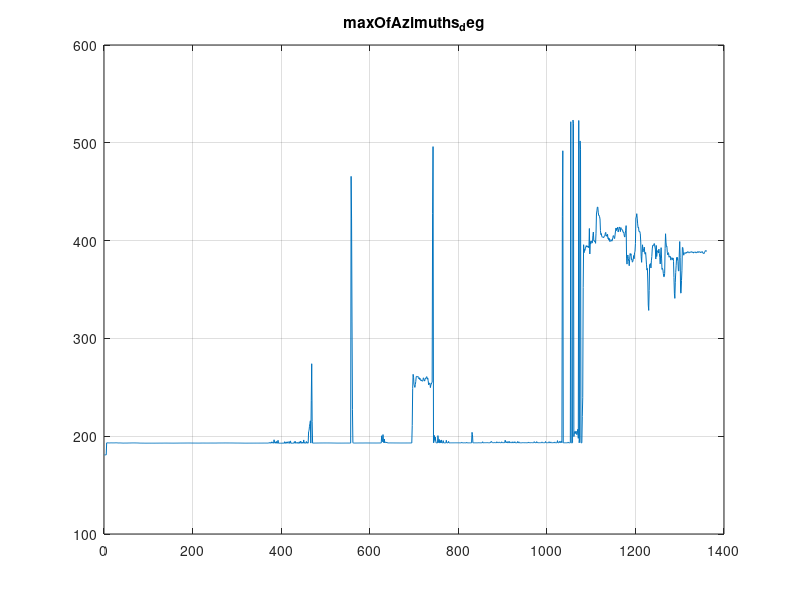
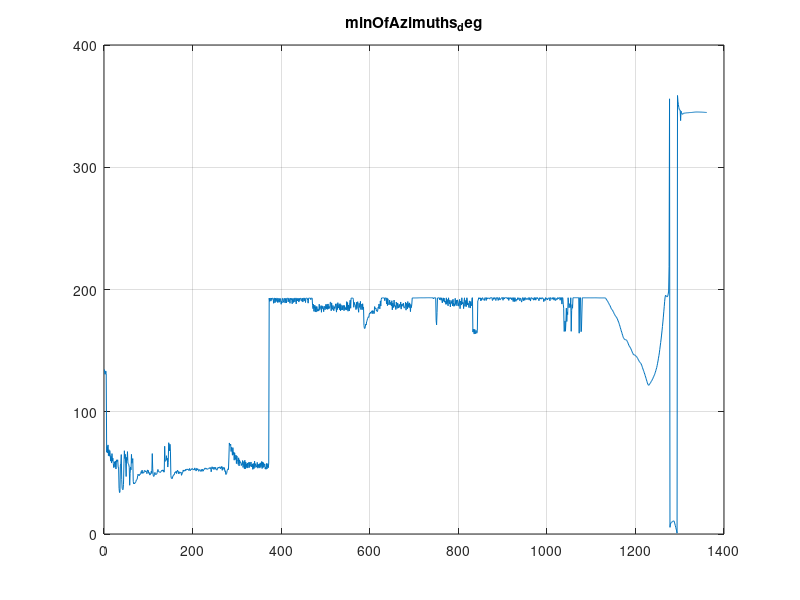
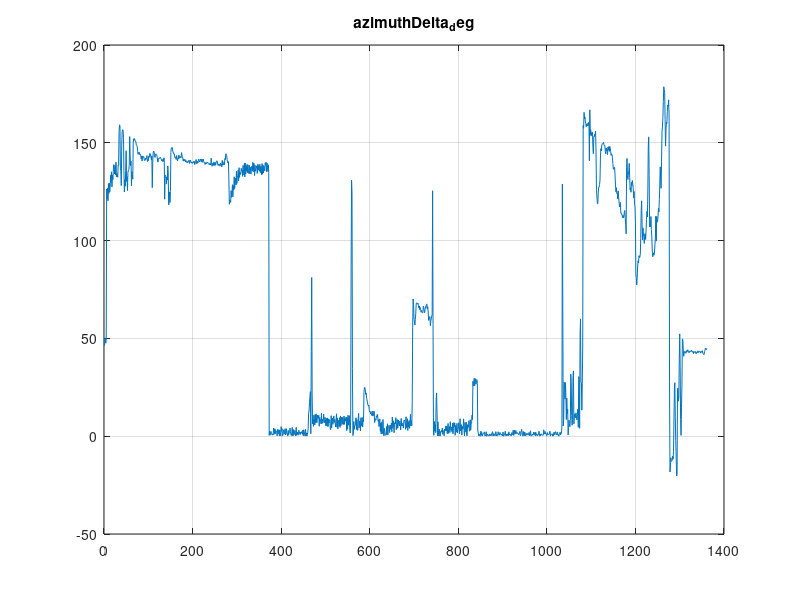
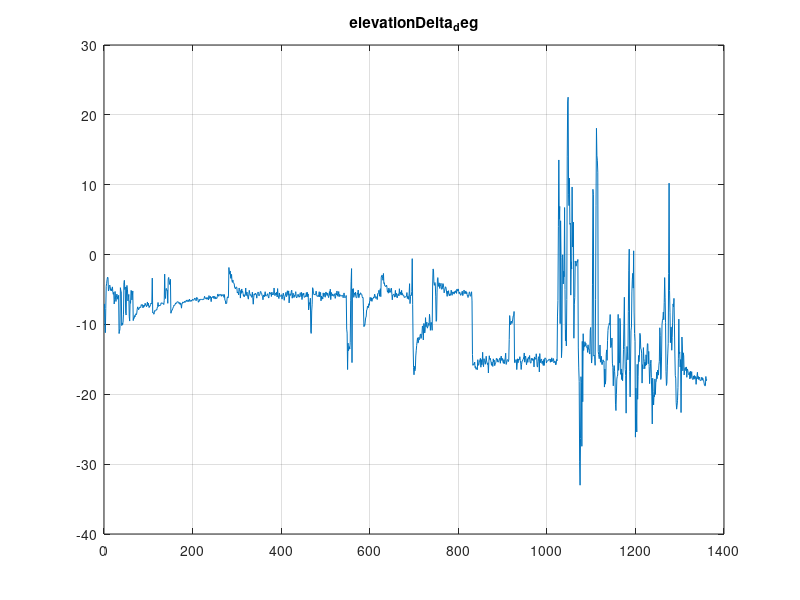

These charts were generated, in order, by the following MATLAB code:
% FILE: plotter.m

% PURPOSE: Built to be a generic plotting script used to post-process DogFighter logs to evaluate the pointing performance to each unit.  (huh huh...<Tevin voice> "unit")

% CALLS: lla2ecef.m and ecef2neu.m are the only non-standard funcitons

% TO DO:
% [ ] see the nasty-gram below about making a new directory in the repo and adding that to Octave's path
% [ ] add a +/- line to the tSA based on the deadband tolerance; shoud be done like it is in the code--magnitudes of deltas, and not just +/- yaw & +/- pitch, becuase the height difference  between the DFs would confuse the kill calc'd online and offline.
% [ ] make a sub-plot with the NEU data in the top and a yaw/yawWithMagCal/tsA time history in the bottom.  include a vertical line in the bottom plot that moves to indicate time progression
% [ ] so far i've started with all the data for NEU and indicated when we have a DLC = 1.  Start from the opposite direction: start with DLC = 1 data and only plot the NEU data for those moments.
% [ ] right now the header is hard-coded.  add step that reads in the header and sets the column data equal to the headers that are in the data file.
% =================================================================================================================================================================================================

% copy/paste into Octave to change the working directory.
%chdir "C:\\Users\\jeff\\Documents\\DogFighterRepo\\trunk\\Test Data - Ground Testing\\20120930 Water Tower to NorthBay";

%clear all;
close all;

%in order to read the header fields into seperate cell entries, i think we'll have to loop thru the header, starting off at the returned position from the last loop.
% [data, position, error] = fscanf(...)
%fid = fopen("DF001 End of Eyrie.txt", 'r');
%header = fscanf(fid, '%s', [1, 16]);
%fclose(fid);

%i just hard coded it to keep moving
header = {'GPSTime_csec'; 'Lat_e7'; 'Lon_e7'; 'Alt_cm'; 'PDOP_e2'; 'tSA_rad'; 'Yaw_mrad'; 'yawWithMagCal_mrad'; 'tSE_rad'; 'Pitch_mrad'; 'Distance_m'; 'EnemyLat_e7'; 'EnemyLon_e7'; 'EnemyAlt_cm'; 'EnemyPDOP_e2'; 'DLC'; 'MagCalCounter'};
%1  = GPSTime_csec
%2  = Lat_e7
%3  = Lon_e7
%4  = Alt_cm
%5  = PDOP_e2
%6  = tSA_rad
%7  = Yaw_mrad
%8  = yawWithMagCal_mrad
%9  = tSE_rad
%10 = Pitch_mrad
%11 = Distance_m
%12 = EnemyLat_e7
%13 = EnemyLon_e7
%14 = EnemyAlt_cm
%15 = EnemyPDOP_e2
%16 = DLC
%17 = MagCalCounter

%don't bother loading the file, if the workspace is already populated (at least with GPSTime_csec).
if ~exist('GPSTime_csec', 'var')
	data = dlmread("20120930 - DF001 at WaterTower.txt", "\t", 1, 0); %zero-indexed so don't read the header
end
	

%find all the zero-time entries for GPS time and get rid of them
nonZeroGpsTimes = find(data(:,1));
data = data(nonZeroGpsTimes,:);

%find all the remaining data points that are reporting the Puli Township in Nantou County, Taiwan. 
nonCrapGpsSoluntions = find(data(:,2) ~= 240000000);
data = data(nonCrapGpsSoluntions, :);

GPSTime_csec         = data(:,1);
Lat_e7               = data(:,2);
Lon_e7               = data(:,3);
Alt_cm               = data(:,4);
PDOP_e2              = data(:,5);
tSA_rad              = data(:,6);
Yaw_mrad             = data(:,7);
yawWithMagCal_mrad   = data(:,8);
tSE_rad              = data(:,9);
Pitch_mrad           = data(:,10);
Distance_m           = data(:,11);
EnemyLat_e7          = data(:,12);
EnemyLon_e7          = data(:,13);
EnemyAlt_cm          = data(:,14);
EnemyPDOP_e2         = data(:,15);
DLC                  = data(:,16);
MagCalCounter        = data(:,17);
time_sec             = (GPSTime_csec - GPSTime_csec(1))/100;
dayOfWeekZulu        = 1; %testing conducted sunday at 2200L, so monday 0500Z, or the second day of the gps week which is zero-indexed. sunday = 0, monday = 1       
gpsClockTimeZulu_hrs = (GPSTime_csec/100 - dayOfWeekZulu*24*3600)/3600;
deadband_deg         = 175/1000*180/pi; %this data set was taken with rev 139;

% // Metal Detector Magic!!!!! (like finding a gold coin on the beach)
% double maxOfAzimuths = exMath.Max(toShootAzimuth_rad * 1000, yawWithMagCal_mrad);
% double minOfAzimuths = exMath.Min(toShootAzimuth_rad * 1000, yawWithMagCal_mrad);
% double azimuthDelta_mrad = exMath.Min((2 * exMath.PI * 1000 - maxOfAzimuths) + minOfAzimuths, maxOfAzimuths - minOfAzimuths); // always pos by nature.
% double elevationDelta_mrad = toShootElevationAngle_rad * 1000 - positionMe.Pitch_mrad;
% double magnitudeOfDeltas_mrad = System.Math.Pow(azimuthDelta_mrad * azimuthDelta_mrad + elevationDelta_mrad * elevationDelta_mrad, 0.5);
%Vector math, FTW!
%hmmm...we're all fuck up here... we know yawWithMagCal_mrad doesn't wrap about 2pi properly. this flows down into the magnitudeOfDeltas.  how did we ever detect a kill?
%lots of plots for debug
maxOfAzimuths = max(tSA_rad * 1000, yawWithMagCal_mrad);
figure;
plot(maxOfAzimuths/1000*180/pi);
title('maxOfAzimuths_deg');
grid;
%print -dpng maxOfAzimuths.png

minOfAzimuths = min(tSA_rad * 1000, yawWithMagCal_mrad);
figure;
plot(minOfAzimuths/1000*180/pi)
title('minOfAzimuths_deg')
grid;
%print -dpng minOfAzimuths.png

azimuthDelta_mrad = min((2*pi*1000 - maxOfAzimuths) + minOfAzimuths, maxOfAzimuths - minOfAzimuths);
figure;
plot(azimuthDelta_mrad/1000*180/pi)
title('azimuthDelta_deg')
grid;
%print -dpng azimuthDelta.png

elevationDelta_mrad = tSE_rad*1000 - Pitch_mrad;
figure;
plot(elevationDelta_mrad/1000*180/pi)
title('elevationDelta_deg')
grid;
%print -dpng elevationDelta.png

magnitudeOfDeltas_mrad = sqrt(azimuthDelta_mrad.^2 + elevationDelta_mrad.^2);
figure;
plot(magnitudeOfDeltas_mrad/1000*180/pi)
title('magnitudeOfDeltas_deg')
grid;
%print -dpng magnitudeOfDeltas.png

figure
hold on
plot([1:1361], maxOfAzimuths/1000*180/pi, [1:1361], minOfAzimuths/1000*180/pi, [1:1361], azimuthDelta_mrad/1000*180/pi, [1:1361], magnitudeOfDeltas_mrad/1000*180/pi)
plot([1,1361], [10,10], 'r', [1,1361], [-10,-10], 'r')
hold off
grid
legend('maxOfAzimuths', 'minOfAzimuths', 'azimuthDelta', 'magnitudeOfDeltas')
ylabel('[deg]')
xlabel('tick')
title('Comparison of "Kill" Calculation Terms')
%print -dfig ComparisonOfKillCalcTerms.fig

%it's too lines lie right over top of each other
figure
hold on
plot([1:1361], maxOfAzimuths/1000*180/pi, [1:1361], minOfAzimuths/1000*180/pi, [1:1361], azimuthDelta_mrad/1000*180/pi, [1:1361], magnitudeOfDeltas_mrad/1000*180/pi, [1:1361], yawWithMagCal_mrad/1000*180/pi, '-.' )
plot([1,1361], [10,10], 'r', [1,1361], [-10,-10], 'r')
hold off
grid
legend('maxOfAzimuths', 'minOfAzimuths', 'azimuthDelta', 'magnitudeOfDeltas', 'yawWithMagCal')
ylabel('[deg]')
xlabel('tick')
title('Comparison of "Kill" Calculation Terms')
%print -dfig ComparisonOfKillCalcTermsWithYaw.fig



return;


%21:58, 22:12 written down in Lowell's notes
magCalTimeFromNotesZ   = [21.97+7-24, 22.20+7-24];

%detect a step change in the difference between yaw and yawWithMagCal; *should* be only when there's a magCal.
temp = fix(diff(Yaw_mrad - yawWithMagCal_mrad)); %fix rounds towared zero to get rid of the e-13 results from round off error
magCal_indicies = find( temp);

%use this line to hide the plot display so it's not drawn every time, speeds up the for-loop; handy when you're saving off 300 individual picture files
%set(0, 'defaultfigurevisible', 'off')

for i = magCal_indicies(1) - 5 : magCal_indicies(1) + 10;  %start looking at NEU data just before magCal and just after
%for i = 20:20;  %by manual inspection the data doens't really start looking nice until around index 20
    
	disp(i);
	
	lat = Lat_e7(i)/10000000*pi/180;
	lon = Lon_e7(i)/10000000*pi/180;
	alt = Alt_cm(i)/100;
	enemyLat = EnemyLat_e7(i)/10000000*pi/180;
	enemyLon = EnemyLon_e7(i)/10000000*pi/180;
	enemyAlt = EnemyAlt_cm(i)/100;
	
	%*** FIX ME!!!! BAD PRACTICE!  SHITTY SHITY SHITY WORK!!! BOO! HISS! FOR FUCK'S SAKE MAN, DO IT RIGHT!
	%*** seriously, put a copy of ecef2neu.m  and lla2ecef.m in a tools folder in the repo and add that folder to Octave's path so you're not carrying around copies of m-files to each testing directory. having three copies of the same script is fucking criminal.  YOU KNOW ONE COPY WILL GET CHANGED AND THEN THERE'LL BE SOME OBSCURE ERROR THAT WILL TAKE FOUR WEEK TO TRACK DOWN *AND* *THEN* YOU'LL CUSS YOURSELVE.  fuck.	
	[X, Y, Z] = lla2ecef(lat, lon, alt);
	[enemyX, enemyY, enemyZ] = lla2ecef(enemyLat, enemyLon, enemyAlt);
	[pointingVector] = ecef2neu(lat, lon, enemyLat, enemyLon, X, Y, Z, enemyX, enemyY, enemyZ);
	north_m = pointingVector(2);
	east_m = pointingVector(1);
	up_m = pointingVector(3);
	
	distanceCheck = sqrt(pointingVector(1)^2 + pointingVector(2)^2 + pointingVector(3)^2);
	distanceErrorPercent = (distanceCheck - Distance_m(i))/Distance_m(i);
	
	toShootAzimuthCheck = atan2(east_m, north_m);
	tSAErrorCheckPercentage = (tSA_rad(i) - toShootAzimuthCheck)/tSA_rad(i);
	

	
	
	
	
	figure;
	hold on;
	plot(0,0, 'go', east_m, north_m, 'bo');%, 'displayname', 'Offline tSA');
	plot([0, Distance_m(i)*sin(tSA_rad(i))], [0,Distance_m(i)*cos(tSA_rad(i))], 'color', 'green', 'linestyle', '--', 'marker', 'x', 'DisplayName', 'toShootAzimuth');
	plot([0,Distance_m(i)*sin(yawWithMagCal_mrad(i)/1000)], [0, Distance_m(i)*cos(yawWithMagCal_mrad(i)/1000)], 'color', 'red', 'linestyle', '-', 'DisplayName', 'YawWithMagCal');
	%fill a box with red if a DLC = 1 was logged--this means the Me DogFighter be killin a muthafucka.
	if(DLC(i))
		fill([-10 10 10 -10 ], [-10 -10 10 10], 'r')
	end
	%show a when the magCal was done (in reality, the corrected data won't show until the next time step)
	if(find(i == magCal_indicies));
		text(-90, 70, 'MagCal''d now!!!')
	end
		
	hold off;
	grid
	xlabel('East [m]');
	ylabel('North [m]');
	title({'20120930 Water Tower to NorthBay';'NEU Frame Geometry Check'});
	%axis([-120 120 -50 50])
	legend('Me','Enemy','toShootAzimuth','yawWithMagCal')
	%text(-90, 30, {'online/offline tSA Error%:', num2str(tSAErrorCheckPercentage*100)}  );
	text(-90, 40, ['Zulu Time: ', num2str(gpsClockTimeZulu_hrs(i)), ' hrs']);
	text(-90, 20, ['Elapsed Test Time: ', num2str(time_sec(i)), ' sec']);
	%eval(['print -dpng [plots/jeff_' num2str(i) '.png']])
	%close(gcf);
	
end

%i don't think Octave has support for cells--so i've just been moving a return statement around.
return;

figure;
hold on;
plot(gpsClockTimeZulu_hrs, yawWithMagCal_mrad*.180/pi, 'b-+', gpsClockTimeZulu_hrs, Yaw_mrad*.180/pi, 'g--o', gpsClockTimeZulu_hrs, tSA_rad*180/pi, 'r-');
ylimits = get(gca, 'ylim');
%plot([magCalTimeFromNotesZ(1), magCalTimeFromNotesZ(1)], ylimits, 'k-', [magCalTimeFromNotesZ(2), magCalTimeFromNotesZ(2)], ylimits, 'k-');
plot([gpsClockTimeZulu_hrs(magCal_indicies(1)), gpsClockTimeZulu_hrs(magCal_indicies(1))], ylimits, 'c--', [gpsClockTimeZulu_hrs(magCal_indicies(2)), gpsClockTimeZulu_hrs(magCal_indicies(2))], ylimits, 'c--');
xlimits = get(gca, 'xlim');
plot(xlimits, [360, 360], 'g--');
hold off
grid
xlabel('Clock Time from GPS Zulu [hrs.hrs]');
ylabel('Yaw & YawWithMagCal [deg]');
title({'20120930 Water Tower to NorthBay';'Yaw, YawWithMagCal, and toShootAzimuth'});
legend('YawWithMagCal', 'Yaw', 'tSA', 'magCal')
text(4.65, 370, '360deg');
%print -dpng magCalBehavior.png
%close(gcf);

% figure;
% plot(diff(GPSTime_csec/100));
% ylabel('\Delta GPS Time [sec]', 'interpreter', 'tex');
% xlabel('Sample [-]');
% title({'20120930 Water Tower to NorthBay';'Logging Frequency Check'});
% grid;
%print -dpng LoggingFrequencyCheck.png
%close(gcf);


